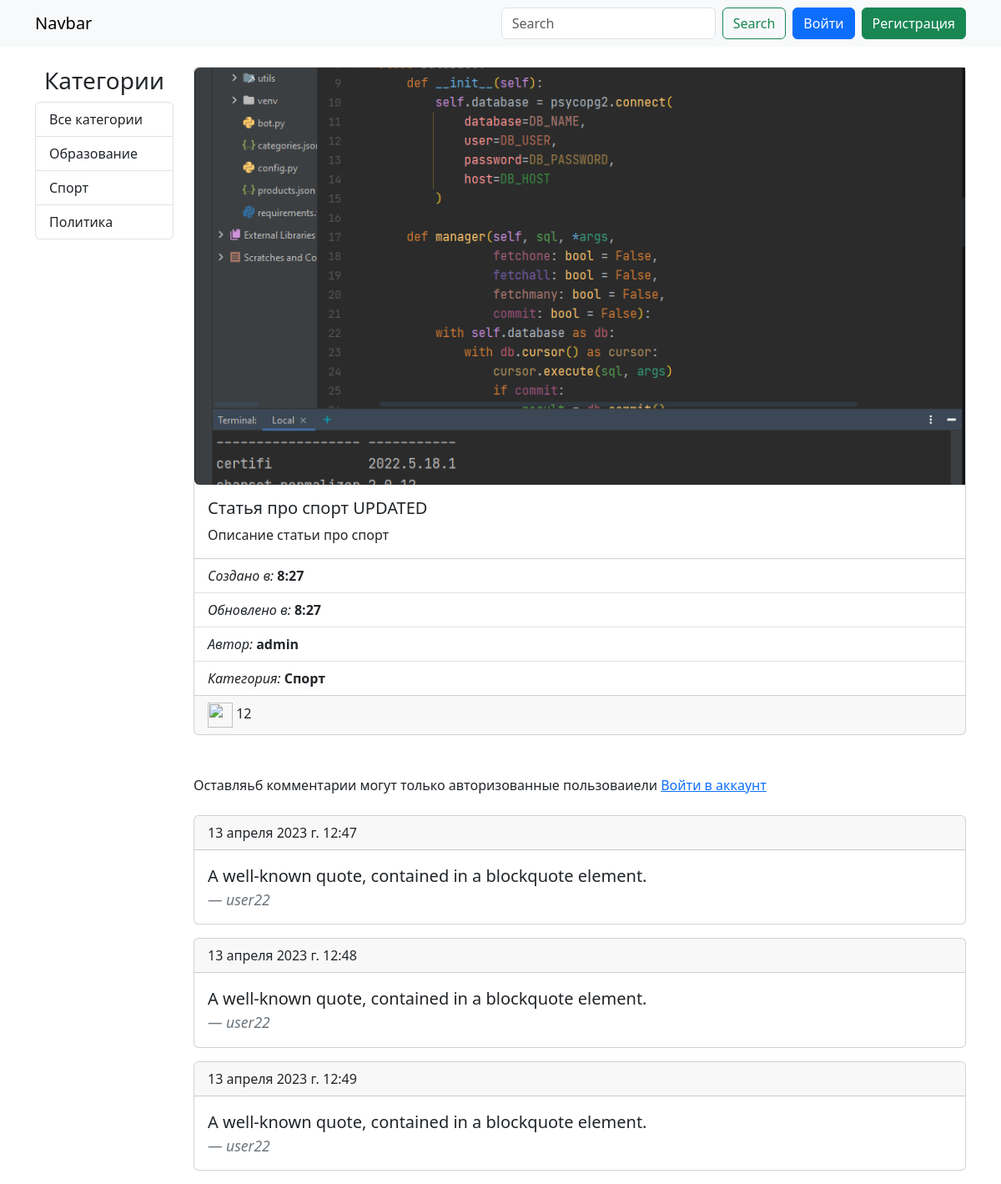
Page /posts/2/ on the committed database.
### blog_app/models.py (models this page shows, shortened)
class Category(models.Model):
    title = models.CharField(verbose_name="Название категории", max_length=150)
    def get_absolute_url(self):
        return reverse("category_posts", kwargs={"category_id": self.pk})
    def __str__(self):
        return self.title
    class Meta:
        verbose_name = "Категория"
        verbose_name_plural = "Категории"

class Post(models.Model):
    title = models.CharField(verbose_name="Заголовок статьи", max_length=100)
    content = models.TextField(verbose_name="Описание статьи")  # TEXT
    image = models.ImageField(verbose_name="Фото статьи", upload_to="photos/", blank=True, null=True)
    created_at = models.DateTimeField(verbose_name="Дата создания", auto_now_add=True)
    updated_at = models.DateTimeField(verbose_name="Дата обновления", auto_now_add=True)
    views = models.IntegerField(verbose_name="Кол-во просмотров", default=0)
    author = models.ForeignKey(to=User, on_delete=models.CASCADE, verbose_name="Автор")
    category = models.ForeignKey(to=Category, on_delete=models.CASCADE, verbose_name="Категория")
    class Meta:
        verbose_name = "Статья"
        verbose_name_plural = "Статьи"

class Comment(models.Model):  # author post created_at content
    author = models.ForeignKey(User, on_delete=models.CASCADE, related_name="comments", blank=True, null=True, default=None)
    post = models.ForeignKey(Post, on_delete=models.CASCADE, related_name="comments", blank=True, null=True, default=None)
    created_at = models.DateTimeField(auto_now_add=True)
    content = models.TextField()
    class Meta:
        verbose_name = "Комментарий"
        verbose_name_plural = "Комментарии"

### blog_app/views.py (the view, shortened to what this page needs)
# urls.py: path("posts/<int:post_id>/", views.post_detail, name="post_detail"),  # http://127.0.0.1:8000/posts/1
def post_detail(request, post_id):
    post = Post.objects.get(pk=post_id)
    comments = post.comments.filter(post=post)
    try:
        post.likes
    except Exception as e:
        Like.objects.create(post=post)
    try:
        post.dislikes
    except Exception as e:
        DisLike.objects.create(post=post)
    likes_count = post.likes.user.all().count()
    comments_likes_count = sum([comment.likes.user.all().count() for comment in post.comments.all()])
    comments_dislikes_count = sum([comment.dislikes.user.all().count() for comment in post.comments.all()])
    dislikes_count = post.dislikes.user.all().count()
    if request.session.session_key:
        request.session.save()
    session_key = request.session.session_key
    is_viewed = PostCountViews.objects.filter(post=post, session_id=session_key)
    if request.method == "POST":
        form = CommentForm(data=request.POST)
        if form.is_valid():
            form = form.save(commit=False)
            form.post = post
            form.author = request.user
            form.save()
            try:
                form.likes
            except Exception as e:
                Like.objects.create(comment=form)
            try:
                form.dislikes
            except Exception as e:
                DisLike.objects.create(comment=form)
            return redirect("post_detail", post.pk)
    else:
        form = CommentForm()
    context = {
        "post": post,
        "form": form,
        "comments": comments,
        "likes_count": likes_count,
        "dislikes_count": dislikes_count,
        "comments_likes_count": comments_likes_count,
        "comments_dislikes_count": comments_dislikes_count
    }
    return render(request, "blog_app/post_detail.html", context)

### blog_app/forms.py
class CommentForm(forms.ModelForm):
    class Meta:
        model = Comment
        fields = ["content"]
        widgets = {
            "content": forms.Textarea(attrs={
                "class": "form-control",
                "placeholder": "Ваш комментарий",
                "rows": 5
            })
        }

### blog_app/templatetags/custom_tags.py (called while the page is built)
@register.simple_tag()
def get_categories():
    categories = Category.objects.all()
    return categories

### blog_app/templates/blog_app/post_detail.html (shortened to what this page needs)
{% extends 'base.html' %}
{% block content %}
<div class="card mb-3">
    {% if post.image %}
    <img src="{{ post.image.url }}" class="rounded-start object-fit-cover" alt="..." height="500">
    {% endif %}
    <div class="card-body">
        <h5 class="card-title">{{ post.title }}</h5>
        <p class="card-text">{{ post.content }}</p>
    </div>
    <ul class="list-group list-group-flush">
        <li class="list-group-item">
            <i>Создано в:</i> <b>{{ post.created_at.time }}</b>
        </li>
        <li class="list-group-item">
            <i>Обновлено в:</i> <b>{{ post.updated_at.time }}</b>
        </li>
        <li class="list-group-item">
            <i>Автор:</i> <b>{{ post.author }}</b>
        </li>
        <li class="list-group-item">
            <i>Категория:</i> <b>{{ post.category }}</b>
        </li>
    </ul>
    <div class="card-footer d-flex justify-content-between align-items-center">
        <div>
            <img src="https://cdn-icons-png.flaticon.com/512/535/535193.png" alt="" width="30" height="30">
            {{ post.views }}
        </div>
    </div>
</div>
<div class="mt-5">
    {% if request.user.is_authenticated %}
    <p>Оставляьб комментарии могут только авторизованные пользоваиели <a href="{% url 'login' %">Войти в аккаунт</a></p>
    <div class="mt-4">
        {% for comment in comments %}
        <div class="card mb-3">
            <div class="card-header d-flex align-items-center">
                {{ comment.created_at }}
            </div>
            <div class="card-body">
                <blockquote class="blockquote mb-0">
                    <p>A well-known quote, contained in a blockquote element.</p>
                    <footer class="blockquote-footer"><cite title="{{ comment.author }} ">{{ comment.author }}</cite>
                    </footer>
                </blockquote>
            </div>
        </div>
        {% empty %}
        <h3>Нeт комментариев</h3>
        {% endfor %}
    </div>
</div>
{% endblock content %}

### templates/base.html (shortened to what this page needs)
{% load custom_tags %}
<!doctype html>
<html lang="en">
<head>
    <link rel="stylesheet" href="https://cdn.jsdelivr.net/npm/bootstrap@5.3.0-alpha1/dist/css/bootstrap.min.css">
    <link rel="stylesheet" href="https://cdn.jsdelivr.net/npm/bootstrap-icons@1.10.2/font/bootstrap-icons.css">
</head>
<body>
{% include 'components/_header.html' %}
<main>
    <div class="container">
        <div class="row justify-content-center">
            {% if request.path != '/login/' and request.path != '/registration/' %}
            <div class="col-2">
                <h3 class="text-center">Категории</h3>
                <div class="list-group">
                    {% get_categories as categories %}
                    <a href="{% url 'home' %}" class="list-group-item list-group-item-action">Все категории</a>
                    {% for category in categories %}
                    <a href="{{ category.get_absolute_url }}" class="list-group-item list-group-item-action">
                        {{ category }}
                    </a>
                    {% endfor %}
                </div>
            </div>
            {% endif %}
            {% if request.path != '/login/' and request.path != '/registration/' %}
            <div class="col-10">
            {% else %}
            <div class="col-4">
            {% endif %}
                {% block content %}
                {% endblock content %}
                </div>
            </div>
        </div>
</main>
</body>
</html>

### templates/components/_header.html (shortened to what this page needs)
<nav class="navbar navbar-expand-lg bg-body-tertiary mb-4">
    <div class="container">
        <a class="navbar-brand" href="#">Navbar</a>
        <div class="collapse navbar-collapse" id="navbarSupportedContent">
            <form action="{% url 'search' %}" class="d-flex" role="search">
                <input name=:"q" class="form-control me-2" type="search" placeholder="Search" aria-label="Search">
                <button class="btn btn-outline-success" type="submit">Search</button>
            </form>
            <div class="d-flex gap-2 ms-2">
                {% if not request.user.is_authenticated %}
                <a href="{% url 'login' %}" class="btn btn-primary">Войти</a>
                <a href="{% url 'registration' %}" class="btn btn-success">Регистрация</a>
                {% else %}
                <a href="{% url 'logout' %}" class="btn btn-danger">Выйти</a>
                {% endif %}
            </div>
        </div>
    </div>
</nav>

### rows in the picture
Category: title "Образование"
Category: title "Спорт"
Category: title "Политика"
Post: image (picture), title "Статья про спорт UPDATED", content "Описание статьи про спорт", created_at.time "8:27", updated_at.time "8:27", author "admin", category "Спорт", views "12"
Comment: created_at "13 апреля 2023 г. 12:47", author "user22"
Comment: created_at "13 апреля 2023 г. 12:48", author "user22"
Comment: created_at "13 апреля 2023 г. 12:49", author "user22"
